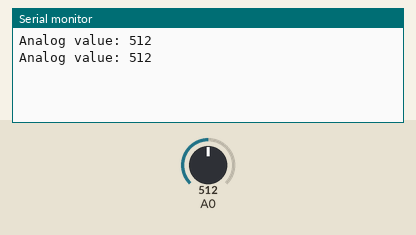
The sketch below on a simulated Arduino Uno, built with avr-gcc and run on an emulated ATmega328P. Shown: the last lines printed to the serial monitor. The test bench sets the inputs (shaded band); at power-on: A0 = 512.

Above: at 1.8 s.
1.9 s: A0 set to 716
At 2.5 s:
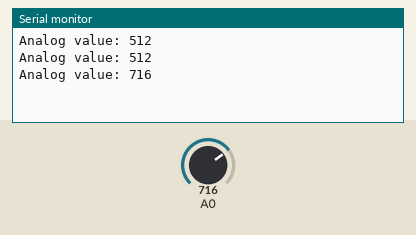
3.4 s: A0 set to 900
At 4.8 s:
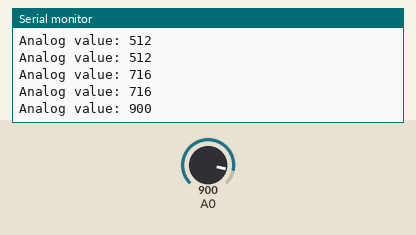
Timing chart, 0 to 6.4 s (numbered marks = the images above; inputs shaded):
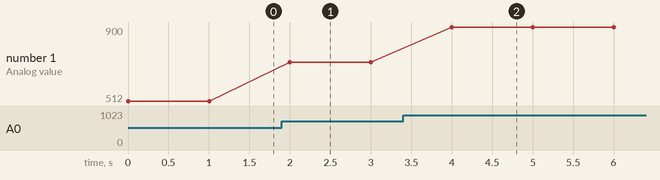

The sketch:

hello_world.ino
```cpp
#include<HardwareSerial.h>
void setup() {
  // put your setup code here, to run once:
  Serial.begin(9600);
}
int i = 1;
void loop() {
  // put your main code here, to run repeatedly:
  int sensorValue = analogRead(A0);
  Serial.print("Analog value: ");
  Serial.println(sensorValue);
  delay(1000);
}
```

Measured:
- after the input at 1.9 s, the serial monitor: prints a new line after 0.10 s (image 1)
- after the input at 3.4 s, the serial monitor: prints a new line after 0.60 s (image 2)
- plotted number 1: 512 → 716 after the input at 1.9 s, 716 → 900 after the input at 3.4 s
